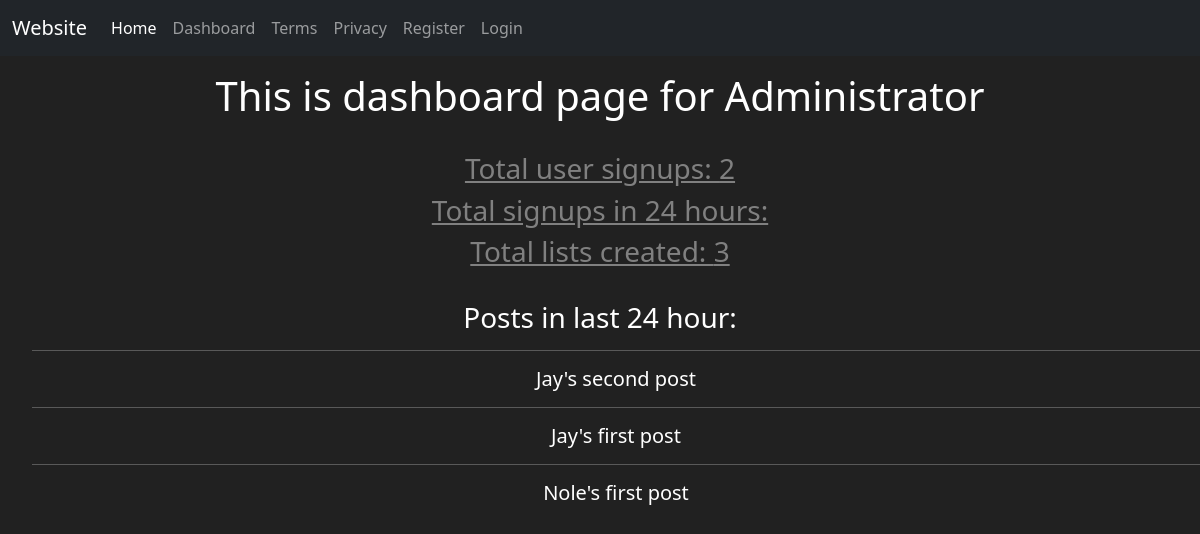
Before: /admin_dashboard with the older database file.
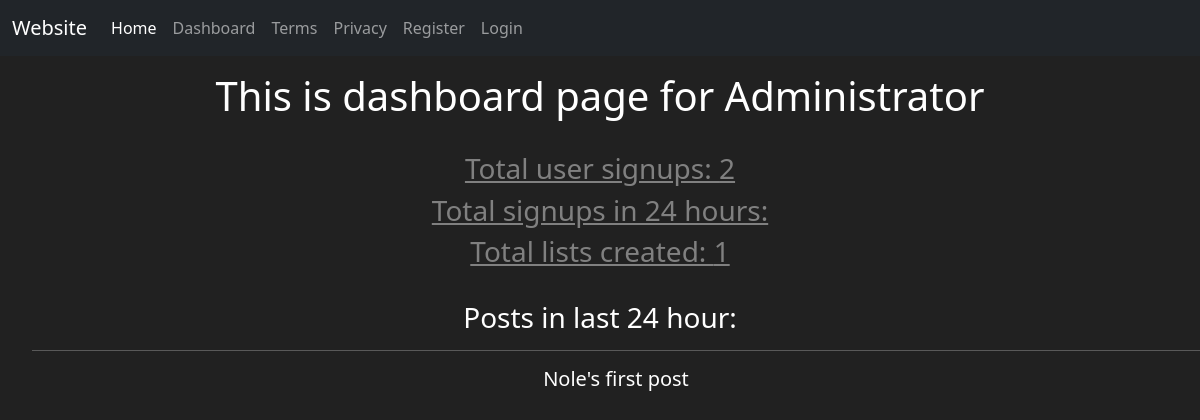
After: the same page with the newer database file.
### tables this page shows
CREATE TABLE posts(
        post_id INTEGER PRIMARY KEY AUTOINCREMENT,
        user_id INTEGER,
        post TEXT,
        post_date datetime,
        FOREIGN KEY (user_id) REFERENCES users (pk)
        );

### flask_app.py (the view)
@app.route('/admin_dashboard')
def admin_dashboard():
    posts, users_count, lists_count = model.admin_dashboard()
    return render_template('admin_dashboard.html', posts=posts, users_count=users_count, lists_count=lists_count)

### flask_app.py (called while the page is built)
@app.before_request
def before_request():
    g.username = None
    if 'username' in session:
        g.username = session['username']

### model.py (called while the page is built)
def admin_dashboard():
    conn = sqlite3.connect('table.db', check_same_thread=False)
    cursor = conn.cursor()
    cursor.execute("""SELECT post FROM posts ORDER BY post_date DESC;""")
    posts = cursor.fetchall()
    cursor.execute("""SELECT COUNT(*) FROM users""")
    users_count = cursor.fetchone()[0]
    cursor.execute("""SELECT COUNT(*) FROM posts""")
    lists_count = cursor.fetchone()[0]
    conn.commit()
    cursor.close()
    conn.close()
    return posts, users_count, lists_count

### templates/admin_dashboard.html (shortened to what this page needs)
{% extends "structure.html" %}
{% block body %}
    <h1>This is dashboard page for Administrator</h1>
    <br>
    <h3><a href="#">Total user signups: {{ users_count }}</a></h3>
    <h3><a href="#">Total signups in 24 hours: </a></h3>
    <h3><a href="#">Total lists created: {{ lists_count }}</a></h3>
    <br>
    <h3>Posts in last 24 hour: </h3>
        <ul>
        {% for post in posts %}
        <hr>
            <h5>{{ post[0] }}</h5>
        {% endfor %}
        </ul>
{% endblock %}

### templates/structure.html (shortened to what this page needs)
<!DOCTYPE html>
<html>
    <head>
        <link href="https://cdn.jsdelivr.net/npm/bootstrap@5.0.0-beta2/dist/css/bootstrap.min.css" rel="stylesheet">
        <link href="static/css/structure.css" rel="stylesheet">
    </head>
    <body>
            <nav class="navbar fixed-top navbar-expand-lg navbar-dark bg-dark">
                <div class="container-fluid">
                  <a class="navbar-brand" href="{{ url_for('home') }}">Website</a>
                  <div class="collapse navbar-collapse" id="navbarNav">
                    <ul class="navbar-nav">
                      <li class="nav-item">
                        <a class="nav-link active" aria-current="page" href="{{ url_for('home') }}">Home</a>
                      </li>
                      <li class="nav-item">
                        <a class="nav-link" href="{{ url_for('dashboard') }}">Dashboard</a>
                      </li>
                      <li class="nav-item">
                        <a class="nav-link" href="{{ url_for('terms') }}">Terms</a>
                      </li>
                      <li class="nav-item">
                        <a class="nav-link" href="{{ url_for('privacy') }}">Privacy</a>
                      </li>
                      {% if session['username'] %}
                        <li class="nav-item">
                            <a class="nav-link" href="{{ url_for('logout') }}">Logout</a>
                        </li>
                      {% else %}
                        <li class="nav-item">
                            <a class="nav-link" href="{{ url_for('register') }}">Register</a>
                        </li>
                        <li class="nav-item">
                            <a class="nav-link" href="{{ url_for('login') }}">Login</a>
                        </li>
                      {% endif %}
                    </ul>
                  </div>
                </div>
              </nav>
        <br><br><br>
        <div class="main">
            {% block body %}{% endblock %}
        </div>
    </body>
</html>

### static/css/structure.css (style rules this page uses)
body { background-color: #212121; color: white; text-align: center; }
a { color: gray; }

Changed rows visible on the page:
removed posts: post "Jay's second post"
removed posts: post "Jay's first post"
Other visible differences:
{{ lists_count }}: "3" → "1"
